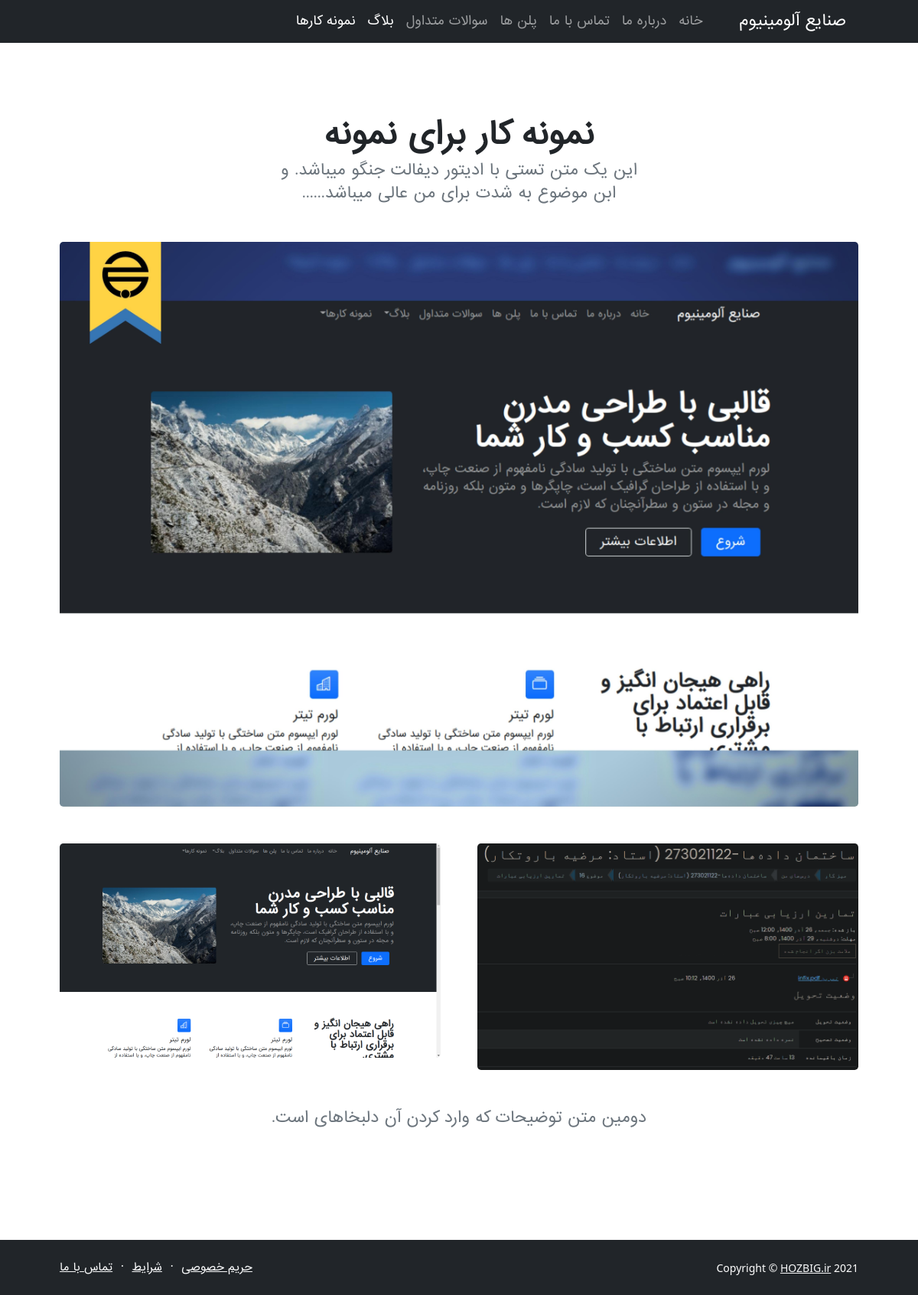
The app's page /portfolio/test-slug with its own data.
### portfolio/models.py (models this page shows)
class Portfolio(models.Model):
	title = models.CharField(max_length=120)
	slug = models.SlugField(max_length=50, default="")
	description1 = models.TextField()
	image1 = models.ImageField(upload_to='portfolio-image/', null=False, blank=False)
	image2 = models.ImageField(upload_to='portfolio-image/', null=True, blank=True)
	image3 = models.ImageField(upload_to='portfolio-image/', null=True, blank=True)
	description2 = models.TextField(null=True, blank=True)
	created_time = models.DateTimeField(auto_now_add=True, blank=True, null=True)
	publish_time = models.DateTimeField(auto_now=True, blank=True, null=True)
	STATUS_LIST = (
			("p", "publish"),
			("d", "draft"),
		)
	status = models.CharField(max_length=1, choices=STATUS_LIST, default="p", )
	suggest = models.BooleanField(default=False)
	def j_created_time(self):
		return jalali_convertor(self.created_time, lang_format="en", time_status="on")
	j_created_time.short_description = "created_time"
	def j_publish_time(self):
		return jalali_convertor(self.publish_time)
	j_publish_time.short_description = "published_time"

### portfolio/views.py (the view)
# urls.py: path('<slug>', portfolio_post_view, name= 'portfolio_post_url'),
def portfolio_post_view(request, slug):
	try:
		portfolio = Portfolio.objects.all().get(slug=slug)
		templateName = 'portfolio/portfolio-post.html'
	except:
		portfolio = None
		templateName = "portfolio/portfolio-post.html"
	context = {
		"page_title": portfolio.title,
		"portfolio": portfolio,
	}
	return render(request, templateName, context)

### templates/portfolio/portfolio-post.html
{% extends 'bases/base-templates.html' %}
{% load static %}
        {% block first_row %}
        <section class="py-5">
            <div class="container px-5 my-5">
                <div class="row gx-5 justify-content-center">
                    <div class="col-lg-6">
                        <div class="text-center mb-5">
                            <h1 class="fw-bolder">{{portfolio.title}}</h1>
                            <p class="lead fw-normal text-muted mb-0">{{portfolio.description1}}</p>
                        </div>
                    </div>
                </div>
                <div class="row gx-5">
                    <div class="col-12"><img class="img-fluid rounded-3 mb-5" src="{{portfolio.image1.url}}" alt="{{portfolio.image1.name}}" />
                    </div>
                    <div class="col-lg-6"><img class="img-fluid rounded-3 mb-5" src="{{portfolio.image2.url}}" alt="{{portfolio.image2.name}}" />
                    </div>
                    <div class="col-lg-6"><img class="img-fluid rounded-3 mb-5" src="{{portfolio.image3.url}}" alt="{{portfolio.image3.name}}" />
                    </div>
                </div>
                <div class="row gx-5 justify-content-center">
                    <div class="col-lg-6">
                        <div class="text-center mb-5">
                            <p class="lead fw-normal text-muted">{{portfolio.description2}}</p>
                        </div>
                    </div>
                </div>
            </div>
        </section>
        {% endblock first_row %}

### assets/css/styles-mine.css (style rules this page uses)
body { font-family: 'IRANSans'; }

### records on screen
Portfolio: title "نمونه کار برای نمونه", description1 "این یک متن تستی با ادیتور دیفالت جنگو میباشد. و ابن موضوع به شدت برای من عالی میباشد......", image1 (picture), image2 (picture), image3 (picture), description2 "دومین متن توضیحات که وارد کردن آن دلبخاهای است."
